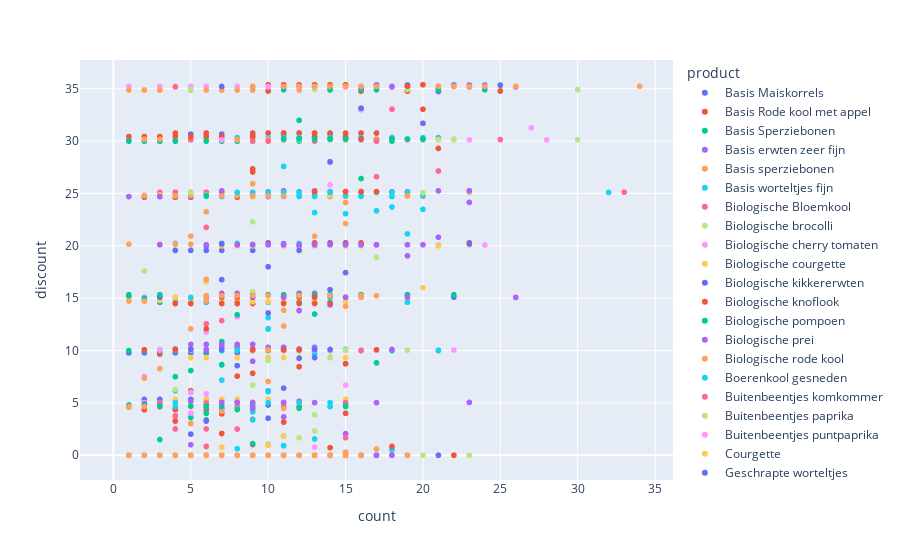

The cell this chart's notebook holds for it:
### Code cell
fig = px.scatter(purchases, y="discount", x="count", color="product")
fig.show()

### Figure 1 — Plotly figure (JSON) as saved in the notebook; plotly's stock layout.template omitted (floating-point values rounded to 4 significant figures; data arrays with more than 128 entries replaced by an {"elided": "..."} marker saying what was removed)
{"data": [{"hovertemplate": "product=Basis Maiskorrels<br>count=%{x}<br>discount=%{y}<extra></extra>", "legendgroup": "Basis Maiskorrels", "marker": {"color": "#636efa", "symbol": "circle"}, "mode": "markers", "name": "Basis Maiskorrels", "showlegend": true, "type": "scattergl", "x": {"elided": "358 int values"}, "xaxis": "x", "y": {"elided": "358 float values"}, "yaxis": "y"}, {"hovertemplate": "product=Basis Rode kool met appel<br>count=%{x}<br>discount=%{y}<extra></extra>", "legendgroup": "Basis Rode kool met appel", "marker": {"color": "#EF553B", "symbol": "circle"}, "mode": "markers", "name": "Basis Rode kool met appel", "showlegend": true, "type": "scattergl", "x": {"elided": "363 int values"}, "xaxis": "x", "y": {"elided": "363 float values"}, "yaxis": "y"}, {"hovertemplate": "product=Basis Sperziebonen<br>count=%{x}<br>discount=%{y}<extra></extra>", "legendgroup": "Basis Sperziebonen", "marker": {"color": "#00cc96", "symbol": "circle"}, "mode": "markers", "name": "Basis Sperziebonen", "showlegend": true, "type": "scattergl", "x": {"elided": "362 int values"}, "xaxis": "x", "y": {"elided": "362 float values"}, "yaxis": "y"}, {"hovertemplate": "product=Basis erwten zeer fijn<br>count=%{x}<br>discount=%{y}<extra></extra>", "legendgroup": "Basis erwten zeer fijn", "marker": {"color": "#ab63fa", "symbol": "circle"}, "mode": "markers", "name": "Basis erwten zeer fijn", "showlegend": true, "type": "scattergl", "x": {"elided": "363 int values"}, "xaxis": "x", "y": {"elided": "363 float values"}, "yaxis": "y"}, {"hovertemplate": "product=Basis sperziebonen<br>count=%{x}<br>discount=%{y}<extra></extra>", "legendgroup": "Basis sperziebonen", "marker": {"color": "#FFA15A", "symbol": "circle"}, "mode": "markers", "name": "Basis sperziebonen", "showlegend": true, "type": "scattergl", "x": {"elided": "363 int values"}, "xaxis": "x", "y": {"elided": "363 float values"}, "yaxis": "y"}, {"hovertemplate": "product=Basis worteltjes fijn<br>count=%{x}<br>discount=%{y}<extra></extra>", "legendgroup": "Basis worteltjes fijn", "marker": {"color": "#19d3f3", "symbol": "circle"}, "mode": "markers", "name": "Basis worteltjes fijn", "showlegend": true, "type": "scattergl", "x": {"elided": "364 int values"}, "xaxis": "x", "y": {"elided": "364 float values"}, "yaxis": "y"}, {"hovertemplate": "product=Biologische Bloemkool<br>count=%{x}<br>discount=%{y}<extra></extra>", "legendgroup": "Biologische Bloemkool", "marker": {"color": "#FF6692", "symbol": "circle"}, "mode": "markers", "name": "Biologische Bloemkool", "showlegend": true, "type": "scattergl", "x": {"elided": "342 int values"}, "xaxis": "x", "y": {"elided": "342 float values"}, "yaxis": "y"}, {"hovertemplate": "product=Biologische brocolli<br>count=%{x}<br>discount=%{y}<extra></extra>", "legendgroup": "Biologische brocolli", "marker": {"color": "#B6E880", "symbol": "circle"}, "mode": "markers", "name": "Biologische brocolli", "showlegend": true, "type": "scattergl", "x": {"elided": "333 int values"}, "xaxis": "x", "y": {"elided": "333 float values"}, "yaxis": "y"}, {"hovertemplate": "product=Biologische cherry tomaten<br>count=%{x}<br>discount=%{y}<extra></extra>", "legendgroup": "Biologische cherry tomaten", "marker": {"color": "#FF97FF", "symbol": "circle"}, "mode": "markers", "name": "Biologische cherry tomaten", "showlegend": true, "type": "scattergl", "x": {"elided": "343 int values"}, "xaxis": "x", "y": {"elided": "343 float values"}, "yaxis": "y"}, {"hovertemplate": "product=Biologische courgette<br>count=%{x}<br>discount=%{y}<extra></extra>", "legendgroup": "Biologische courgette", "marker": {"color": "#FECB52", "symbol": "circle"}, "mode": "markers", "name": "Biologische courgette", "showlegend": true, "type": "scattergl", "x": {"elided": "345 int values"}, "xaxis": "x", "y": {"elided": "345 float values"}, "yaxis": "y"}, {"hovertemplate": "product=Biologische kikkererwten<br>count=%{x}<br>discount=%{y}<extra></extra>", "legendgroup": "Biologische kikkererwten", "marker": {"color": "#636efa", "symbol": "circle"}, "mode": "markers", "name": "Biologische kikkererwten", "showlegend": true, "type": "scattergl", "x": {"elided": "344 int values"}, "xaxis": "x", "y": {"elided": "344 float values"}, "yaxis": "y"}, {"hovertemplate": "product=Biologische knoflook<br>count=%{x}<br>discount=%{y}<extra></extra>", "legendgroup": "Biologische knoflook", "marker": {"color": "#EF553B", "symbol": "circle"}, "mode": "markers", "name": "Biologische knoflook", "showlegend": true, "type": "scattergl", "x": {"elided": "348 int values"}, "xaxis": "x", "y": {"elided": "348 float values"}, "yaxis": "y"}, {"hovertemplate": "product=Biologische pompoen<br>count=%{x}<br>discount=%{y}<extra></extra>", "legendgroup": "Biologische pompoen", "marker": {"color": "#00cc96", "symbol": "circle"}, "mode": "markers", "name": "Biologische pompoen", "showlegend": true, "type": "scattergl", "x": {"elided": "349 int values"}, "xaxis": "x", "y": {"elided": "349 float values"}, "yaxis": "y"}, {"hovertemplate": "product=Biologische prei<br>count=%{x}<br>discount=%{y}<extra></extra>", "legendgroup": "Biologische prei", "marker": {"color": "#ab63fa", "symbol": "circle"}, "mode": "markers", "name": "Biologische prei", "showlegend": true, "type": "scattergl", "x": {"elided": "336 int values"}, "xaxis": "x", "y": {"elided": "336 float values"}, "yaxis": "y"}, {"hovertemplate": "product=Biologische rode kool<br>count=%{x}<br>discount=%{y}<extra></extra>", "legendgroup": "Biologische rode kool", "marker": {"color": "#FFA15A", "symbol": "circle"}, "mode": "markers", "name": "Biologische rode kool", "showlegend": true, "type": "scattergl", "x": {"elided": "344 int values"}, "xaxis": "x", "y": {"elided": "344 float values"}, "yaxis": "y"}, {"hovertemplate": "product=Boerenkool gesneden<br>count=%{x}<br>discount=%{y}<extra></extra>", "legendgroup": "Boerenkool gesneden", "marker": {"color": "#19d3f3", "symbol": "circle"}, "mode": "markers", "name": "Boerenkool gesneden", "showlegend": true, "type": "scattergl", "x": {"elided": "361 int values"}, "xaxis": "x", "y": {"elided": "361 float values"}, "yaxis": "y"}, {"hovertemplate": "product=Buitenbeentjes komkommer<br>count=%{x}<br>discount=%{y}<extra></extra>", "legendgroup": "Buitenbeentjes komkommer", "marker": {"color": "#FF6692", "symbol": "circle"}, "mode": "markers", "name": "Buitenbeentjes komkommer", "showlegend": true, "type": "scattergl", "x": {"elided": "364 int values"}, "xaxis": "x", "y": {"elided": "364 float values"}, "yaxis": "y"}, {"hovertemplate": "product=Buitenbeentjes paprika<br>count=%{x}<br>discount=%{y}<extra></extra>", "legendgroup": "Buitenbeentjes paprika", "marker": {"color": "#B6E880", "symbol": "circle"}, "mode": "markers", "name": "Buitenbeentjes paprika", "showlegend": true, "type": "scattergl", "x": {"elided": "364 int values"}, "xaxis": "x", "y": {"elided": "364 float values"}, "yaxis": "y"}, {"hovertemplate": "product=Buitenbeentjes puntpaprika<br>count=%{x}<br>discount=%{y}<extra></extra>", "legendgroup": "Buitenbeentjes puntpaprika", "marker": {"color": "#FF97FF", "symbol": "circle"}, "mode": "markers", "name": "Buitenbeentjes puntpaprika", "showlegend": true, "type": "scattergl", "x": {"elided": "364 int values"}, "xaxis": "x", "y": {"elided": "364 float values"}, "yaxis": "y"}, {"hovertemplate": "product=Courgette<br>count=%{x}<br>discount=%{y}<extra></extra>", "legendgroup": "Courgette", "marker": {"color": "#FECB52", "symbol": "circle"}, "mode": "markers", "name": "Courgette", "showlegend": true, "type": "scattergl", "x": {"elided": "360 int values"}, "xaxis": "x", "y": {"elided": "360 float values"}, "yaxis": "y"}, {"hovertemplate": "product=Geschrapte worteltjes<br>count=%{x}<br>discount=%{y}<extra></extra>", "legendgroup": "Geschrapte worteltjes", "marker": {"color": "#636efa", "symbol": "circle"}, "mode": "markers", "name": "Geschrapte worteltjes", "showlegend": true, "type": "scattergl", "x": {"elided": "361 int values"}, "xaxis": "x", "y": {"elided": "361 float values"}, "yaxis": "y"}, {"hovertemplate": "product=Komkommer<br>count=%{x}<br>discount=%{y}<extra></extra>", "legendgroup": "Komkommer", "marker": {"color": "#EF553B", "symbol": "circle"}, "mode": "markers", "name": "Komkommer", "showlegend": true, "type": "scattergl", "x": {"elided": "364 int values"}, "xaxis": "x", "y": {"elided": "364 float values"}, "yaxis": "y"}, {"hovertemplate": "product=Nasi bami Vegetable<br>count=%{x}<br>discount=%{y}<extra></extra>", "legendgroup": "Nasi bami Vegetable", "marker": {"color": "#00cc96", "symbol": "circle"}, "mode": "markers", "name": "Nasi bami Vegetable", "showlegend": true, "type": "scattergl", "x": {"elided": "364 int values"}, "xaxis": "x", "y": {"elided": "364 float values"}, "yaxis": "y"}, {"hovertemplate": "product=Paprika<br>count=%{x}<br>discount=%{y}<extra></extra>", "legendgroup": "Paprika", "marker": {"color": "#ab63fa", "symbol": "circle"}, "mode": "markers", "name": "Paprika", "showlegend": true, "type": "scattergl", "x": {"elided": "362 int values"}, "xaxis": "x", "y": {"elided": "362 float values"}, "yaxis": "y"}, {"hovertemplate": "product=Paprika Mix<br>count=%{x}<br>discount=%{y}<extra></extra>", "legendgroup": "Paprika Mix", "marker": {"color": "#FFA15A", "symbol": "circle"}, "mode": "markers", "name": "Paprika Mix", "showlegend": true, "type": "scattergl", "x": {"elided": "360 int values"}, "xaxis": "x", "y": {"elided": "360 float values"}, "yaxis": "y"}, {"hovertemplate": "product=Pompoen stukjes<br>count=%{x}<br>discount=%{y}<extra></extra>", "legendgroup": "Pompoen stukjes", "marker": {"color": "#19d3f3", "symbol": "circle"}, "mode": "markers", "name": "Pompoen stukjes", "showlegend": true, "type": "scattergl", "x": {"elided": "364 int values"}, "xaxis": "x", "y": {"elided": "364 float values"}, "yaxis": "y"}, {"hovertemplate": "product=Rucola<br>count=%{x}<br>discount=%{y}<extra></extra>", "legendgroup": "Rucola", "marker": {"color": "#FF6692", "symbol": "circle"}, "mode": "markers", "name": "Rucola", "showlegend": true, "type": "scattergl", "x": {"elided": "364 int values"}, "xaxis": "x", "y": {"elided": "364 float values"}, "yaxis": "y"}, {"hovertemplate": "product=Snijbonen<br>count=%{x}<br>discount=%{y}<extra></extra>", "legendgroup": "Snijbonen", "marker": {"color": "#B6E880", "symbol": "circle"}, "mode": "markers", "name": "Snijbonen", "showlegend": true, "type": "scattergl", "x": {"elided": "363 int values"}, "xaxis": "x", "y": {"elided": "363 float values"}, "yaxis": "y"}, {"hovertemplate": "product=SnoepVegetable tomaat<br>count=%{x}<br>discount=%{y}<extra></extra>", "legendgroup": "SnoepVegetable tomaat", "marker": {"color": "#FF97FF", "symbol": "circle"}, "mode": "markers", "name": "SnoepVegetable tomaat", "showlegend": true, "type": "scattergl", "x": {"elided": "364 int values"}, "xaxis": "x", "y": {"elided": "364 float values"}, "yaxis": "y"}, {"hovertemplate": "product=SnoepVegetable worteltjes<br>count=%{x}<br>discount=%{y}<extra></extra>", "legendgroup": "SnoepVegetable worteltjes", "marker": {"color": "#FECB52", "symbol": "circle"}, "mode": "markers", "name": "SnoepVegetable worteltjes", "showlegend": true, "type": "scattergl", "x": {"elided": "364 int values"}, "xaxis": "x", "y": {"elided": "364 int values"}, "yaxis": "y"}, {"hovertemplate": "product=Spruiten<br>count=%{x}<br>discount=%{y}<extra></extra>", "legendgroup": "Spruiten", "marker": {"color": "#636efa", "symbol": "circle"}, "mode": "markers", "name": "Spruiten", "showlegend": true, "type": "scattergl", "x": {"elided": "362 int values"}, "xaxis": "x", "y": {"elided": "362 float values"}, "yaxis": "y"}, {"hovertemplate": "product=Verse zuurkool<br>count=%{x}<br>discount=%{y}<extra></extra>", "legendgroup": "Verse zuurkool", "marker": {"color": "#EF553B", "symbol": "circle"}, "mode": "markers", "name": "Verse zuurkool", "showlegend": true, "type": "scattergl", "x": {"elided": "364 int values"}, "xaxis": "x", "y": {"elided": "364 float values"}, "yaxis": "y"}, {"hovertemplate": "product=Witlof<br>count=%{x}<br>discount=%{y}<extra></extra>", "legendgroup": "Witlof", "marker": {"color": "#00cc96", "symbol": "circle"}, "mode": "markers", "name": "Witlof", "showlegend": true, "type": "scattergl", "x": {"elided": "363 int values"}, "xaxis": "x", "y": {"elided": "363 float values"}, "yaxis": "y"}, {"hovertemplate": "product=WokVegetable thais<br>count=%{x}<br>discount=%{y}<extra></extra>", "legendgroup": "WokVegetable thais", "marker": {"color": "#ab63fa", "symbol": "circle"}, "mode": "markers", "name": "WokVegetable thais", "showlegend": true, "type": "scattergl", "x": {"elided": "364 int values"}, "xaxis": "x", "y": {"elided": "364 float values"}, "yaxis": "y"}, {"hovertemplate": "product=Wortelen<br>count=%{x}<br>discount=%{y}<extra></extra>", "legendgroup": "Wortelen", "marker": {"color": "#FFA15A", "symbol": "circle"}, "mode": "markers", "name": "Wortelen", "showlegend": true, "type": "scattergl", "x": {"elided": "364 int values"}, "xaxis": "x", "y": {"elided": "364 float values"}, "yaxis": "y"}], "layout": {"legend": {"title": {"text": "product"}, "tracegroupgap": 0}, "margin": {"t": 60}, "xaxis": {"anchor": "y", "domain": [0, 1], "title": {"text": "count"}}, "yaxis": {"anchor": "x", "domain": [0, 1], "title": {"text": "discount"}}}}
